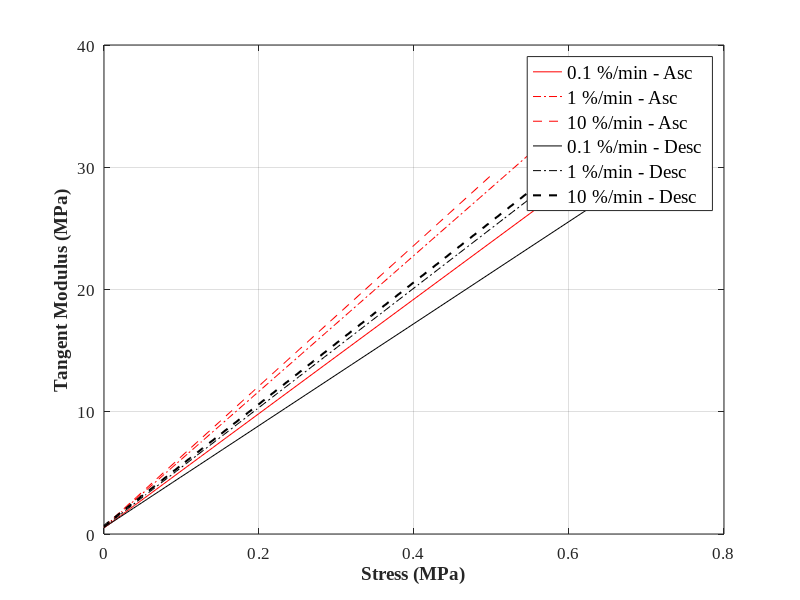

Here is the MATLAB script that generated this plot:
clear all
load('TangentModulusVsCycle.mat')
%plotting stress_strain (using Sample 52 as an example)
plot(Stress_Tan_Asc(:,1),Stress_Tan_Asc(:,2),'-r',...
    Stress_Tan_Asc(:,3),Stress_Tan_Asc(:,4),'-.r',...
    Stress_Tan_Asc(:,5),Stress_Tan_Asc(:,6),'--r',...
    Stress_Tan_Desc(:,1),Stress_Tan_Desc(:,2),'-k',...
    Stress_Tan_Desc(:,3),Stress_Tan_Desc(:,4),'-.k',...
    Stress_Tan_Desc(:,5),Stress_Tan_Desc(:,6),'--k','LineWidth',1.5)

set(gca,'FontName','Times New Roman','FontSize',12)
ylabel('Tangent Modulus (MPa)','FontWeight','bold','FontName','Times New Roman','FontSize',14)
xlabel('Stress (MPa)','FontWeight','bold','FontName','Times New Roman','FontSize',14)
%xticks(0:2:20);
grid on
legend('0.1 %/min - Asc', '1 %/min - Asc','10 %/min - Asc',...
    '0.1 %/min - Desc', '1 %/min - Desc','10 %/min - Desc',...
    'FontName','Times New Roman','FontSize',14)